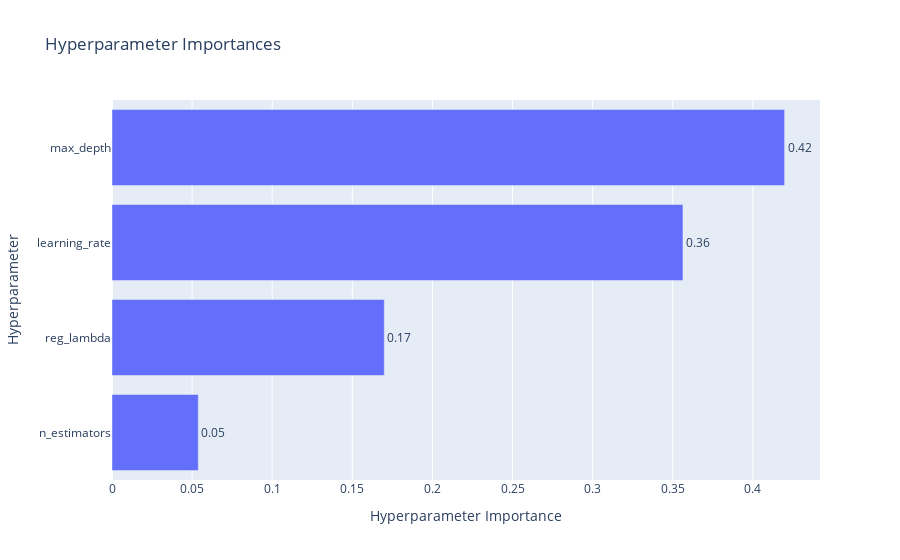

Source (notebook cell):
### Code cell
optuna.visualization.plot_param_importances(study)

### Figure 1 — Plotly figure (JSON) as saved in the notebook; plotly's stock layout.template omitted (floating-point values rounded to 4 significant figures)
{"data": [{"cliponaxis": false, "hovertemplate": ["n_estimators (IntDistribution): 0.05385243775306252<extra></extra>", "reg_lambda (FloatDistribution): 0.16994318097750358<extra></extra>", "learning_rate (FloatDistribution): 0.3563773793288266<extra></extra>", "max_depth (IntDistribution): 0.4198270019406071<extra></extra>"], "name": "Objective Value", "orientation": "h", "text": ["0.05", "0.17", "0.36", "0.42"], "textposition": "outside", "type": "bar", "x": [0.05385, 0.1699, 0.3564, 0.4198], "y": ["n_estimators", "reg_lambda", "learning_rate", "max_depth"]}], "layout": {"title": {"text": "Hyperparameter Importances"}, "xaxis": {"title": {"text": "Hyperparameter Importance"}}, "yaxis": {"title": {"text": "Hyperparameter"}}}}
